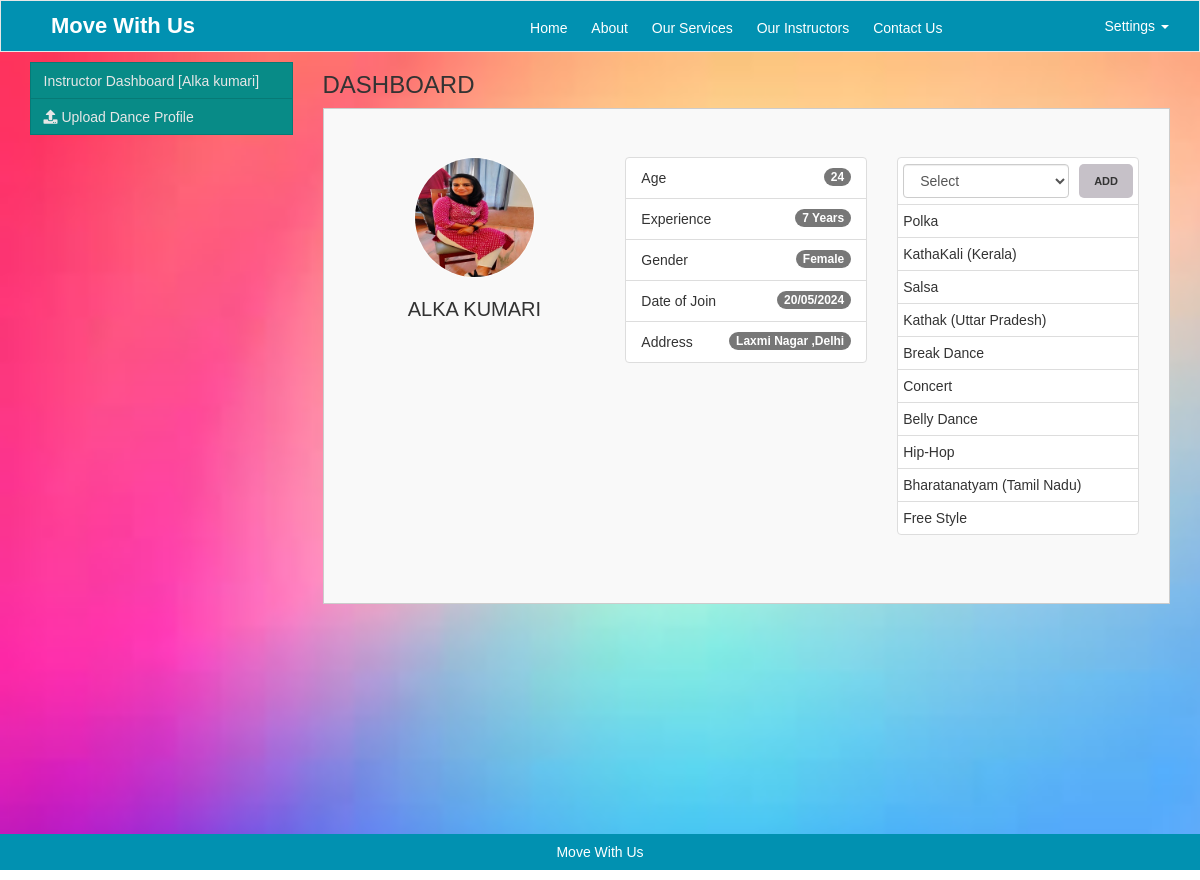
Screenshot of /instructor_dasbhoard.php (signed in) with the database file from the repository.
### tables this page shows
CREATE TABLE `tbl_instructors` (
  `instructor_id` int(200) NOT NULL,
  `user_id` int(200) NOT NULL,
  `instructor_name` varchar(200) NOT NULL,
  `age` int(200) NOT NULL,
  `gender` varchar(200) NOT NULL,
  `user_role_id` int(200) NOT NULL,
  `experience` int(200) NOT NULL,
  `address` text NOT NULL,
  `instructor_image` varchar(200) NOT NULL,
  `doj` date NOT NULL
);

CREATE TABLE `tbl_instructor_dance_forms` (
  `id` int(200) NOT NULL,
  `instructor_role_id` int(200) NOT NULL,
  `dance_id` int(100) NOT NULL,
  `dance_name` varchar(200) NOT NULL,
  `user_id` int(200) NOT NULL
);

### instructor_dasbhoard.php (the view, shortened to what this page needs)
<?php include('config/db.php');?>
<?php include('inc/header.php');?>
<div class="hero" style="background: url('assets/img/47.jpeg') no-repeat; background-size: cover;">
	<div class="container">
		<div class="col-md-3">
		    <?php include('sidebar/instructorSidebar.php');?>
		</div>
		<div class="col-md-9">
		<h3>DASHBOARD</h3>
			<div class="jumbotron" style="margin-top: 10px;background-color: #f9f9f9;
    border: 1px solid #ccc;border-radius: unset;padding-right: 30px;padding-left: 30px;">
    			<div class="row">
    			<div class="col-md-4">
	    				<?php
	    				$user_id = $_SESSION['instructor_user_id'];
						$sql = "SELECT *
						FROM tbl_instructors
						WHERE user_id = $user_id";
						$data = mysqli_query($conn, $sql);
						if(mysqli_num_rows($data) > 0){
							while($row = mysqli_fetch_assoc($data)){ ?>
								<p style="text-align: center;"><img src=<?php echo $row['instructor_image']?>
						style="width: 50%;border-radius: 50%;border: 1px solid #FFF;"></p>
						<h2 style="text-align: center;text-transform: uppercase;font-size: 20px;"><?php echo $_SESSION['username'];?></h2>
							<?php }
						}
						else{ ?>
						<p style="text-align: center;"><img src="assets/img/avatar.jpg"
						style="width: 50%;border-radius: 50%;border: 1px solid #FFF;"></p>
						<h2 style="text-align: center;"><?php echo $_SESSION['username'];?></h2>
						<?php }
						?>
	    			</div>
	    			<div class="col-md-4">
	    				<ul class="list-group">
	    					<?php
	    					$user_id = $_SESSION['instructor_user_id'];
							$sql = "SELECT age, gender, experience, address
							FROM tbl_instructors
							WHERE user_id = $user_id";
							$data = mysqli_query($conn, $sql);
							if(mysqli_num_rows($data) > 0){
								while($row = mysqli_fetch_assoc($data)){ ?>
							  	<li class="list-group-item d-flex justify-content-between align-items-center">
							    Age
							    <span class="badge bg-primary rounded-pill"><?php echo $row['age'];?></span>
							  	</li>
							  	<li class="list-group-item d-flex justify-content-between align-items-center">
							    Experience
							    <span class="badge bg-primary rounded-pill"><?php echo $row['experience'];?> Years</span>
							  	</li>
							  	<li class="list-group-item d-flex justify-content-between align-items-center">
							    Gender
							    <span class="badge bg-primary rounded-pill"><?php echo $row['gender'];?></span>
							  	</li>
							  	<li class="list-group-item d-flex justify-content-between align-items-center">
							    Date of Join
							    <?php $doj = date('d/m/Y');?>
							    <span class="badge bg-primary rounded-pill"><?php echo $doj;?></span>
							  	</li>
							  	<li class="list-group-item d-flex justify-content-between align-items-center">
							    Address
							    <span class="badge bg-primary rounded-pill"><?php echo $row['address'];?></span>
							  	</li>
						  	<?php } ?>
						<?php } ?>
						</ul>
	    			</div>
	    			<div class="col-md-4">
	    				<ul class="list-group skills">
	    					<form action="instructor_dasbhoard.php" method="post">
		    					<li class="list-group-item d-flex justify-content-between align-items-center" style="display: flex;">
		    					<select name="dance_name" class="form-control" style="width: 90%;margin-right: 10px;">
		    						<option>Select</option>
		    					</select>
								<input type="submit" value="ADD">
							  	</li>
							    <?php
							    $user_id = $_SESSION['instructor_user_id'];
							    $sql = "SELECT *
							    FROM tbl_instructor_dance_forms
							    WHERE user_id = $user_id ORDER BY id DESC";
							    $result = mysqli_query($conn, $sql);
							    if(mysqli_num_rows($result)>0){
							    	while($row = mysqli_fetch_assoc($result)){ ?>
							    		<li class="list-group-item d-flex justify-content-between align-items-center">
							    		<?php echo $row['dance_name'];?>
							    		</li>
							    	<?php }
							    }
							    ?>
							</form>
						</ul>
	    			</div>
	    		</div>
			</div>
		</div>
	</div><br><br><br><br><br><br><br><br><br>
<?php include('inc/footer.php');?>
</div>

### assets/css/style.css (style rules this page uses)
* { font-family: 'Rubik', sans-serif; margin:0; padding:0; box-sizing: border-box; outline: none; border:none; }
.container { width: 100% !important; }
.skills li { padding: 6px 5px; }
.skills input { font-size: 11px; padding: 9px 15px; background: #c6c1c8; color: #343434; font-weight: bold; border-radius: 5px; text-decoration: none; }

### rows the page displays
tbl_instructors: instructor_image (picture), age "24", experience "7", gender "Female", address "Laxmi Nagar ,Delhi"
tbl_instructor_dance_forms: dance_name "Polka"
tbl_instructor_dance_forms: dance_name "KathaKali (Kerala)"
tbl_instructor_dance_forms: dance_name "Salsa"
tbl_instructor_dance_forms: dance_name "Kathak (Uttar Pradesh)"
tbl_instructor_dance_forms: dance_name "Break Dance"
tbl_instructor_dance_forms: dance_name "Concert"
tbl_instructor_dance_forms: dance_name "Belly Dance"
tbl_instructor_dance_forms: dance_name "Hip-Hop"
tbl_instructor_dance_forms: dance_name "Bharatanatyam (Tamil Nadu)"
tbl_instructor_dance_forms: dance_name "Free Style"

### other values shown
$_SESSION['username'] "Alka kumari"
